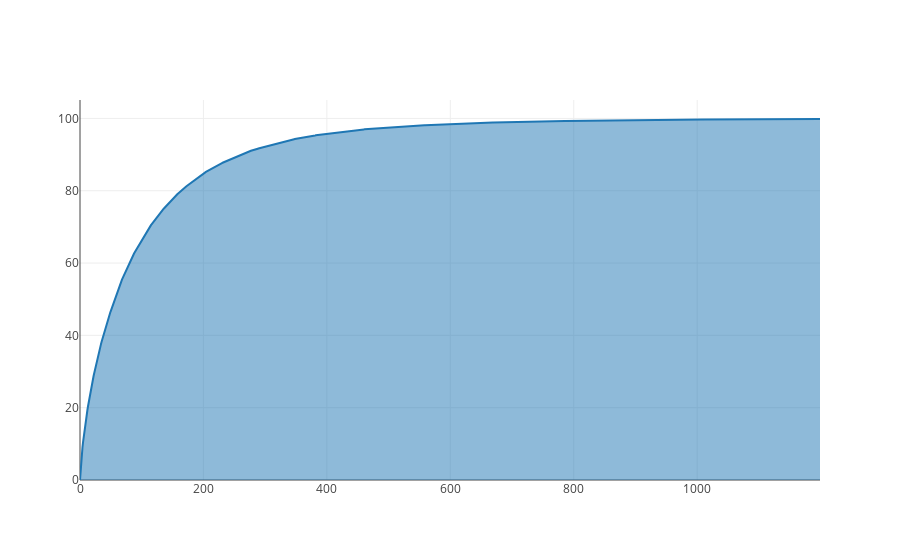

Here is the notebook cell this chart was saved with:
### Code cell
watch_times_dist = np.zeros(anime_num + 1)
for t in watch_times:
    watch_times_dist[int(t)] += 1

watch_times_acc = np.cumsum(watch_times_dist)
print(watch_times_acc)

data_acc = Scatter(x = [i for i in range(0, 1200)], y = 100 * watch_times_acc / user_num, fill = "tozeroy")
iplot([data_acc], filename='basic-line')

### Figure 1 — Plotly figure (JSON) as saved in the notebook; plotly's stock layout.template omitted (floating-point values rounded to 4 significant figures; data arrays with more than 128 entries replaced by an {"elided": "..."} marker saying what was removed)
{"data": [{"fill": "tozeroy", "type": "scatter", "x": {"elided": "1200 int values"}, "y": {"elided": "34520 float values"}}], "layout": {}}
